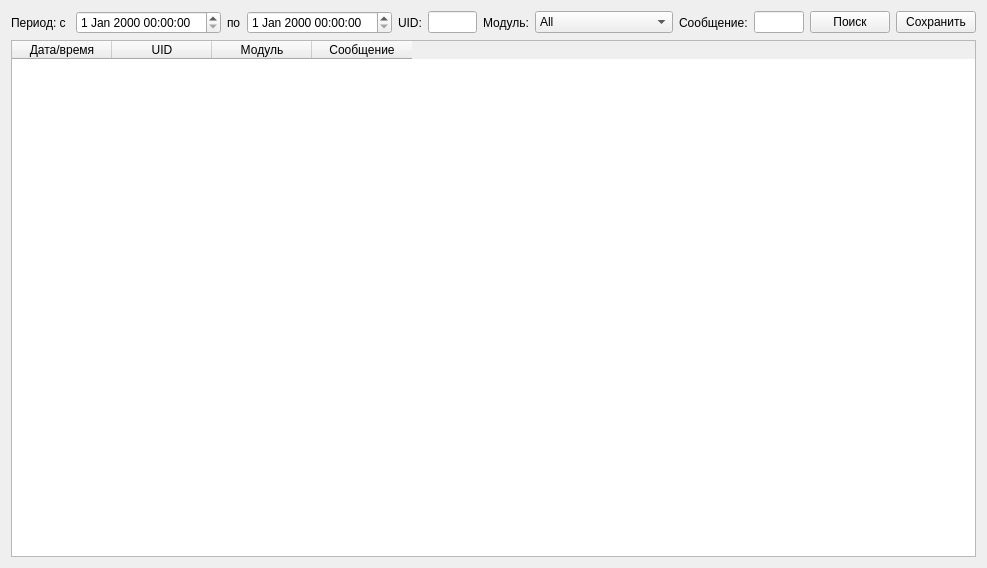
<?xml version="1.0" encoding="UTF-8"?>
<ui version="4.0">
 <class>Logs</class>
 <widget class="QWidget" name="Logs">
  <property name="geometry">
   <rect>
    <x>0</x>
    <y>0</y>
    <width>987</width>
    <height>568</height>
   </rect>
  </property>
  <property name="windowTitle">
   <string>Логирование</string>
  </property>
  <property name="windowIcon">
   <iconset resource="resurses.qrc">
    <normaloff>:/actions/res/logs.png</normaloff>:/actions/res/logs.png</iconset>
  </property>
  <layout class="QVBoxLayout" name="verticalLayout">
   <item>
    <layout class="QHBoxLayout" name="searchPanelLayout">
     <item>
      <widget class="QLabel" name="label">
       <property name="text">
        <string>Период: с </string>
       </property>
      </widget>
     </item>
     <item>
      <widget class="QDateTimeEdit" name="startDateTimeEdit"/>
     </item>
     <item>
      <widget class="QLabel" name="label_2">
       <property name="text">
        <string>по</string>
       </property>
      </widget>
     </item>
     <item>
      <widget class="QDateTimeEdit" name="endDateTimeEdit"/>
     </item>
     <item>
      <widget class="QLabel" name="label_3">
       <property name="text">
        <string>UID:</string>
       </property>
      </widget>
     </item>
     <item>
      <widget class="QLineEdit" name="UIDLineEdit"/>
     </item>
     <item>
      <widget class="QLabel" name="label_4">
       <property name="text">
        <string>Модуль:</string>
       </property>
      </widget>
     </item>
     <item>
      <widget class="QComboBox" name="moduleComboBox">
       <item>
        <property name="text">
         <string>All</string>
        </property>
       </item>
       <item>
        <property name="text">
         <string>Coupons</string>
        </property>
       </item>
       <item>
        <property name="text">
         <string>LevalGauge</string>
        </property>
       </item>
       <item>
        <property name="text">
         <string>Topaz</string>
        </property>
       </item>
       <item>
        <property name="text">
         <string>SystemMonitor</string>
        </property>
       </item>
       <item>
        <property name="text">
         <string>HTTPServerCGI</string>
        </property>
       </item>
       <item>
        <property name="text">
         <string>LevalGaugeService</string>
        </property>
       </item>
       <item>
        <property name="text">
         <string>n/a</string>
        </property>
       </item>
      </widget>
     </item>
     <item>
      <widget class="QLabel" name="label_5">
       <property name="text">
        <string>Сообщение:</string>
       </property>
      </widget>
     </item>
     <item>
      <widget class="QLineEdit" name="messageLineEdit"/>
     </item>
     <item>
      <spacer name="horizontalSpacer">
       <property name="orientation">
        <enum>Qt::Horizontal</enum>
       </property>
       <property name="sizeHint" stdset="0">
        <size>
         <width>40</width>
         <height>20</height>
        </size>
       </property>
      </spacer>
     </item>
     <item>
      <widget class="QPushButton" name="searchPushButton">
       <property name="text">
        <string>Поиск</string>
       </property>
       <property name="icon">
        <iconset resource="resurses.qrc">
         <normaloff>:/actions/res/search.png</normaloff>:/actions/res/search.png</iconset>
       </property>
       <property name="iconSize">
        <size>
         <width>16</width>
         <height>16</height>
        </size>
       </property>
      </widget>
     </item>
     <item>
      <widget class="QPushButton" name="savePushButton">
       <property name="text">
        <string>Сохранить</string>
       </property>
       <property name="icon">
        <iconset resource="resurses.qrc">
         <normaloff>:/actions/res/download.png</normaloff>:/actions/res/download.png</iconset>
       </property>
       <property name="iconSize">
        <size>
         <width>16</width>
         <height>16</height>
        </size>
       </property>
      </widget>
     </item>
    </layout>
   </item>
   <item>
    <widget class="QTableWidget" name="logsTableWidget">
     <property name="sizeAdjustPolicy">
      <enum>QAbstractScrollArea::AdjustToContents</enum>
     </property>
     <property name="editTriggers">
      <set>QAbstractItemView::AnyKeyPressed|QAbstractItemView::EditKeyPressed</set>
     </property>
     <property name="selectionMode">
      <enum>QAbstractItemView::SingleSelection</enum>
     </property>
     <property name="selectionBehavior">
      <enum>QAbstractItemView::SelectRows</enum>
     </property>
     <column>
      <property name="text">
       <string>Дата/время</string>
      </property>
     </column>
     <column>
      <property name="text">
       <string>UID</string>
      </property>
     </column>
     <column>
      <property name="text">
       <string>Модуль</string>
      </property>
     </column>
     <column>
      <property name="text">
       <string>Сообщение</string>
      </property>
     </column>
    </widget>
   </item>
  </layout>
  <action name="actionSearch">
   <property name="text">
    <string>Поиск</string>
   </property>
   <property name="toolTip">
    <string> Поиск</string>
   </property>
  </action>
  <action name="actionSave">
   <property name="text">
    <string>Сохранить</string>
   </property>
   <property name="toolTip">
    <string>Сохранить лог в файл</string>
   </property>
  </action>
 </widget>
 <resources>
  <include location="resurses.qrc"/>
 </resources>
 <connections>
  <connection>
   <sender>searchPushButton</sender>
   <signal>clicked()</signal>
   <receiver>actionSearch</receiver>
   <slot>trigger()</slot>
   <hints>
    <hint type="sourcelabel">
     <x>936</x>
     <y>21</y>
    </hint>
    <hint type="destinationlabel">
     <x>-1</x>
     <y>-1</y>
    </hint>
   </hints>
  </connection>
  <connection>
   <sender>actionSearch</sender>
   <signal>triggered()</signal>
   <receiver>Logs</receiver>
   <slot>search()</slot>
   <hints>
    <hint type="sourcelabel">
     <x>-1</x>
     <y>-1</y>
    </hint>
    <hint type="destinationlabel">
     <x>493</x>
     <y>283</y>
    </hint>
   </hints>
  </connection>
  <connection>
   <sender>actionSave</sender>
   <signal>triggered()</signal>
   <receiver>Logs</receiver>
   <slot>saveToFile()</slot>
   <hints>
    <hint type="sourcelabel">
     <x>-1</x>
     <y>-1</y>
    </hint>
    <hint type="destinationlabel">
     <x>493</x>
     <y>283</y>
    </hint>
   </hints>
  </connection>
  <connection>
   <sender>savePushButton</sender>
   <signal>clicked()</signal>
   <receiver>actionSave</receiver>
   <slot>trigger()</slot>
   <hints>
    <hint type="sourcelabel">
     <x>936</x>
     <y>21</y>
    </hint>
    <hint type="destinationlabel">
     <x>-1</x>
     <y>-1</y>
    </hint>
   </hints>
  </connection>
 </connections>
 <slots>
  <slot>search()</slot>
  <slot>saveToFile()</slot>
 </slots>
</ui>
